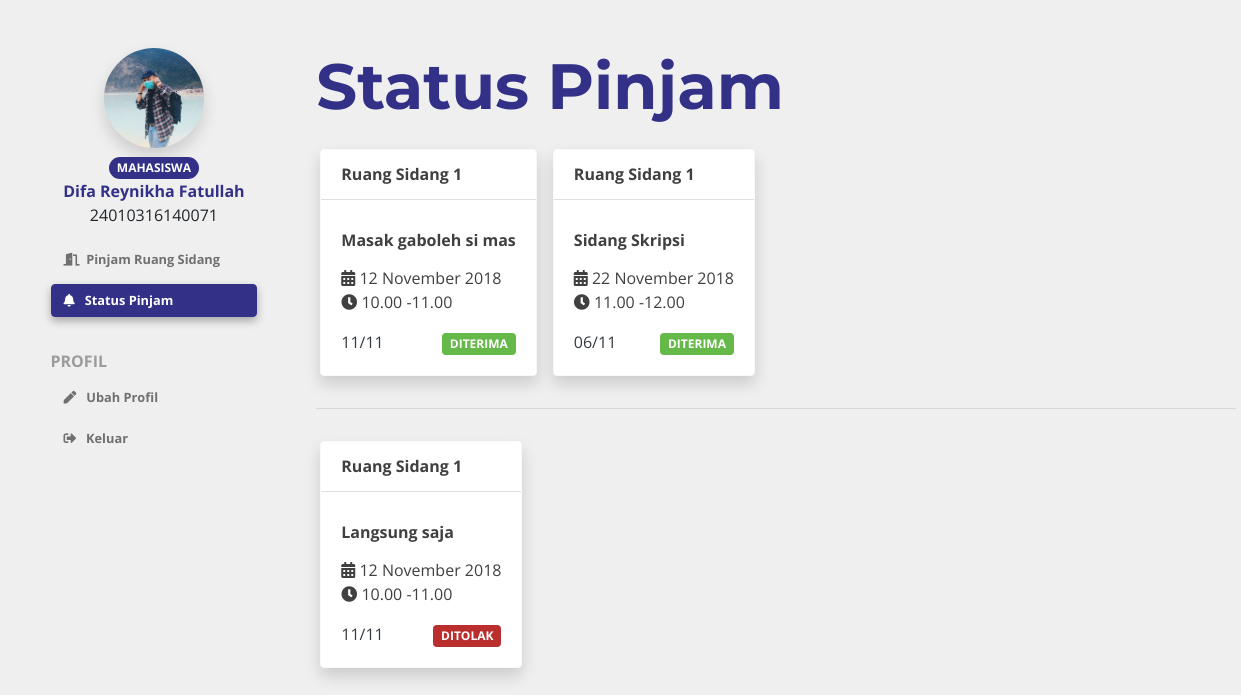
The page /status_pinjam.php (signed in) on the database its author committed.
### tables this page shows
CREATE TABLE `peminjam` (
  `no_induk` varchar(20) NOT NULL,
  `nama` varchar(50) NOT NULL,
  `status` varchar(20) NOT NULL,
  `kata_sandi` varchar(20) NOT NULL,
  `foto_profil` longtext NOT NULL,
  `last_login` datetime NOT NULL DEFAULT CURRENT_TIMESTAMP
);

CREATE TABLE `peminjaman_ruang` (
  `id_peminjaman` int(11) NOT NULL,
  `no_induk` varchar(20) NOT NULL,
  `id_ruang` varchar(20) NOT NULL,
  `tanggal` varchar(20) NOT NULL,
  `keterangan_pinjam` varchar(20) NOT NULL,
  `waktu_pinjam` datetime NOT NULL,
  `status_pesan` int(1) NOT NULL
);

CREATE TABLE `ruang` (
  `id_ruang` varchar(20) NOT NULL,
  `nama_ruang` varchar(15) NOT NULL,
  `waktu_ruang` varchar(20) NOT NULL
);

### status_pinjam.php (the view, shortened to what this page needs)
<?php
require_once('Connections/koneksi.php');
if(isset($_SESSION['logged_in'])){
	$no_induk = $_SESSION['current_id'];
	$sql = "SELECT * FROM peminjam WHERE no_induk = '$no_induk'";
	$result = mysqli_query($koneksi, $sql);
	$row = mysqli_fetch_array($result,MYSQLI_ASSOC);
}
?>
<!DOCTYPE html>
<html>
<head>
	<link rel="stylesheet" href="https://stackpath.bootstrapcdn.com/bootstrap/4.1.3/css/bootstrap.min.css">
	<link rel="stylesheet" type="text/css" href="style.css">
	<link rel="stylesheet" href="https://use.fontawesome.com/releases/v5.4.1/css/all.css">
</head>
<body>
	<div class="container mt-5">
		<div class="row sidebar">
			<div id="sidebar" class="col-lg-2 text-center">
				<figure class="figure">
					<img src="<?php echo "upload/".$row['foto_profil'].""; ?>" alt="background" class="img-thumbnail shadow"><br>
					<div class="badge badge-pill badge-primary"><?php echo ''.$row['status'].''?></div> <br>
					<figcaption><?php echo ''.$row['nama'].'';?></figcaption>
					<caption><?php echo ''.$row['no_induk'].'';?></caption>
				</figure>
				<a href="pesan.php?tanggal=" class="btn btn-secondary btn-block mr-5">
					<i class="fas fa-door-open"></i> &nbsp;Pinjam Ruang Sidang
				</a>
				<a href=status_pinjam.php class="btn btn-primary btn-block my-2">
					<i class="fas fa-bell"></i> &nbsp; Status Pinjam
				</a>
				<br>
				<div class="text-left"><b style="color: #9C9C9C">PROFIL</b></div>
				<a href=ganti_password.php class="btn btn-secondary btn-block my-2">
					<i class="fas fa-pen"></i> &nbsp; Ubah Profil
				</a>
				<a href=logout.php class="btn btn-secondary btn-block my-2">
					<i class="fas fa-sign-out-alt"></i> &nbsp; Keluar
				</a>
			</div>
			<div id="content" class="col-lg-10" id="konten-status-pinjam">
				<h1>Status Pinjam</h1>
						<?php
						$query1 = mysqli_query($koneksi,"SELECT `ruang`.`id_ruang`, `ruang`.`nama_ruang`, `ruang`.`waktu_ruang`, `peminjaman_ruang`.`no_induk`, `peminjaman_ruang`.`status_pesan`, `peminjaman_ruang`.`keterangan_pinjam`, `peminjaman_ruang`.`tanggal`, `peminjaman_ruang`.`waktu_pinjam` FROM `ruang` JOIN `peminjaman_ruang` ON `ruang`.`id_ruang` = `peminjaman_ruang`.`id_ruang` WHERE `peminjaman_ruang`.`status_pesan` = '1' AND `peminjaman_ruang`.`no_induk` = '".$_SESSION['current_id']."' ORDER BY `peminjaman_ruang`.`waktu_pinjam` DESC");
						?>
						<div class="row ml-1">
							<?php
							if(mysqli_num_rows($query1)){
								while ($baris = mysqli_fetch_array($query1)) {
									?>
									<div class="card shadow border-light my-3 mr-3" style="max-width: 18rem;">
										<h6 class="card-header bg-transparent"><?php echo $baris['nama_ruang']; ?></h6>
										<div class="card-body text-dark">
											<h6 class="card-title"><?php echo $baris['keterangan_pinjam']; ?></h6>
											<p class="card-text">
												<i class="fas fa-calendar-alt"></i> <?php echo date("d F Y", strtotime($baris['tanggal'])); ?><br>
												<i class="fas fa-clock"></i> <?php echo $baris['waktu_ruang']; ?>
											</p>
											<div class="row">
												<span class="col float-left"><?php echo date("d/m", strtotime($baris['waktu_pinjam'])); ?></span>
												<div class="col">
													<?php if ($baris['status_pesan']=='1'){
														?>
														<th scope="col"><span class="badge badge-success"><?php echo 'DITERIMA'; ?></span></th>
													<?php } ?>
												</div>
											</div>
										</div>
									</div>
								<?php }} ?>
							</div>
							<hr>
							<?php
							$query2 = mysqli_query($koneksi,"SELECT `ruang`.`id_ruang`, `ruang`.`nama_ruang`, `ruang`.`waktu_ruang`, `peminjaman_ruang`.`no_induk`, `peminjaman_ruang`.`status_pesan`, `peminjaman_ruang`.`keterangan_pinjam`, `peminjaman_ruang`.`tanggal`, `peminjaman_ruang`.`waktu_pinjam` FROM `ruang` JOIN `peminjaman_ruang` ON `ruang`.`id_ruang` = `peminjaman_ruang`.`id_ruang` WHERE `peminjaman_ruang`.`status_pesan` = '2' AND `peminjaman_ruang`.`no_induk` = '".$_SESSION['current_id']."' ORDER BY `peminjaman_ruang`.`waktu_pinjam` DESC");
							?>
							<div class="row ml-1">
								<?php
								if(mysqli_num_rows($query2)){
									while ($baris = mysqli_fetch_array($query2)) {
										?>
										<div class="card shadow border-light my-3 mr-3">
											<h6 class="card-header bg-transparent"><?php echo $baris['nama_ruang']; ?></h6>
											<div class="card-body text-dark">
												<h6 class="card-title"><?php echo $baris['keterangan_pinjam']; ?></h6>
												<p class="card-text">
													<i class="fas fa-calendar-alt"></i> <?php echo $baris['tanggal']; ?><br>
													<i class="fas fa-clock"></i> <?php echo $baris['waktu_ruang']; ?>
												</p>
												<div class="row">
													<span class="col float-left"><?php echo date("d/m", strtotime($baris['waktu_pinjam'])); ?></span>
													<div class="col">
														<?php if ($baris['status_pesan']=='2'){
															?>
															<th scope="col"><span class="badge badge-danger"><?php echo 'DITOLAK'; ?></span></th>
														<?php } ?>
													</div>
												</div>
											</div>
										</div>
									<?php }} ?>
								</div>
							</div>
						</div>
					</div>
				</body>
				</html>

### style.css (style rules this page uses)
* { font-family: 'Open Sans', sans-serif; }
body { background-color: #EFEFEF; overflow-y: overlay; background-position: fixed; }
.container { margin-bottom: 3rem; }
h1 { font-family: 'Montserrat', sans-serif; font-weight: bold; color: #333087; font-size: 4rem; }
h6 { font-weight: bold; color: #404040; padding-top: 0.5rem; line-height: 1.6; }
p { color: #404040; font-weight: normal; }
.sidebar .col-lg-2 { padding: 0; position: fixed; visibility: visible; }
.sidebar .col-lg-10 { left: 22%; visibility: visible; }
.img-thumbnail { object-fit: cover; }
.btn { font-size: 0.8rem; font-weight: 700; text-align: left; text-transform: uppercase; }
#sidebar .btn { text-transform: unset; }
.btn-secondary { background-color: #EFEFEF; color: #707070; border-color: #EFEFEF; }
::placeholder { font-size: 0.8rem; }
.img-thumbnail { border-radius: 50%; height: 100px; width: 100px; text-align: center; border-style: none; padding: 0; vertical-align: 0px; }
.btn-primary { background-color: #333087; color: #ffffff; border-color: #333087; box-shadow: 0 4px 8px 0 rgba(0, 0, 0, 0.3) }
figcaption { color: #333087; font-weight: bold; text-align: center; }
.badge { text-transform: uppercase; color: white; padding: 0.3rem 0.5rem 0.3rem 0.5rem; }
.badge-success { background-color: #65B948; }
.badge-danger { background-color: #BB2E2E; }
.badge-primary { background-color: #333087; }

### rows shown on the page
peminjam: foto_profil (picture), status "MAHASISWA", nama "Difa Reynikha Fatullah", no_induk "24010316140071"
peminjaman_ruang: id_ruang.nama_ruang "Ruang Sidang 1", keterangan_pinjam "Masak gaboleh si mas", tanggal "12 November 2018", id_ruang.waktu_ruang "10.00 -11.00", waktu_pinjam "11/11", status_pesan "DITERIMA"
peminjaman_ruang: id_ruang.nama_ruang "Ruang Sidang 1", keterangan_pinjam "Sidang Skripsi", tanggal "22 November 2018", id_ruang.waktu_ruang "11.00 -12.00", waktu_pinjam "06/11", status_pesan "DITERIMA"
peminjaman_ruang: id_ruang.nama_ruang "Ruang Sidang 1", keterangan_pinjam "Langsung saja", tanggal "12 November 2018", id_ruang.waktu_ruang "10.00 -11.00", waktu_pinjam "11/11", status_pesan "DITOLAK"
